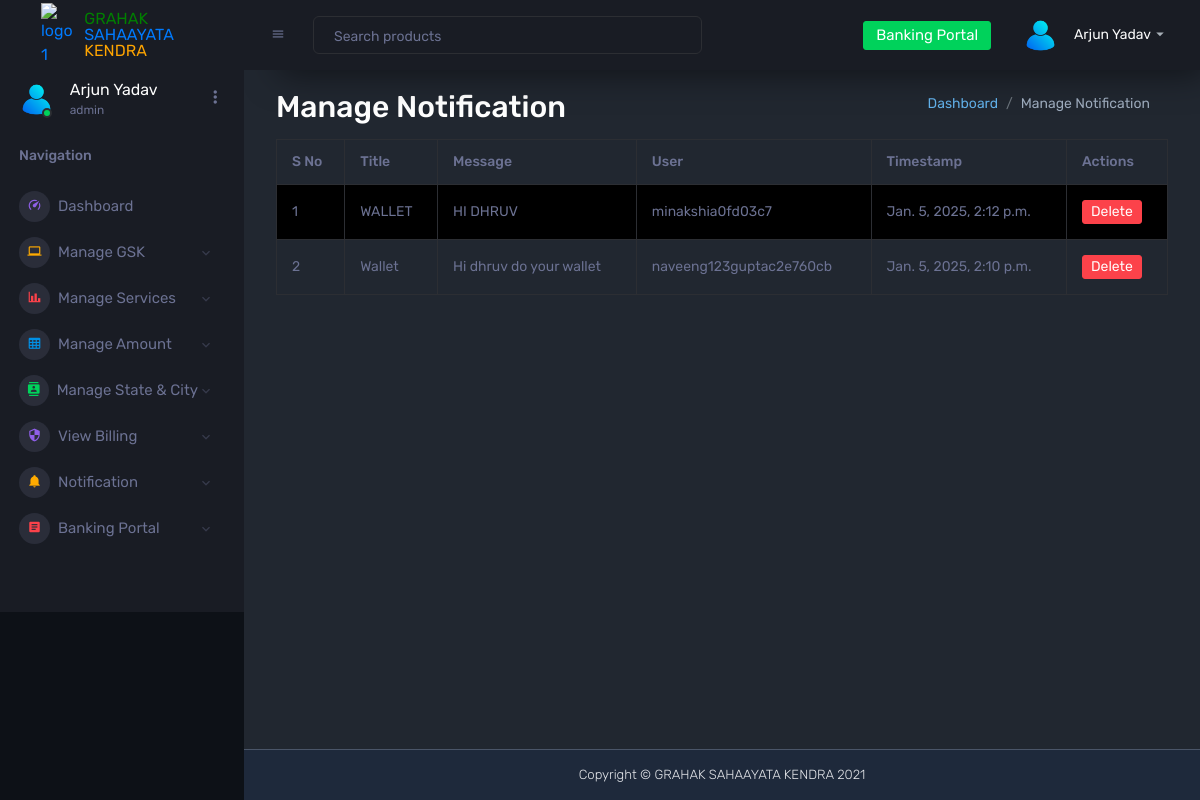
Page /dashboard/notifications/manage/ (signed in) on the earlier database version.
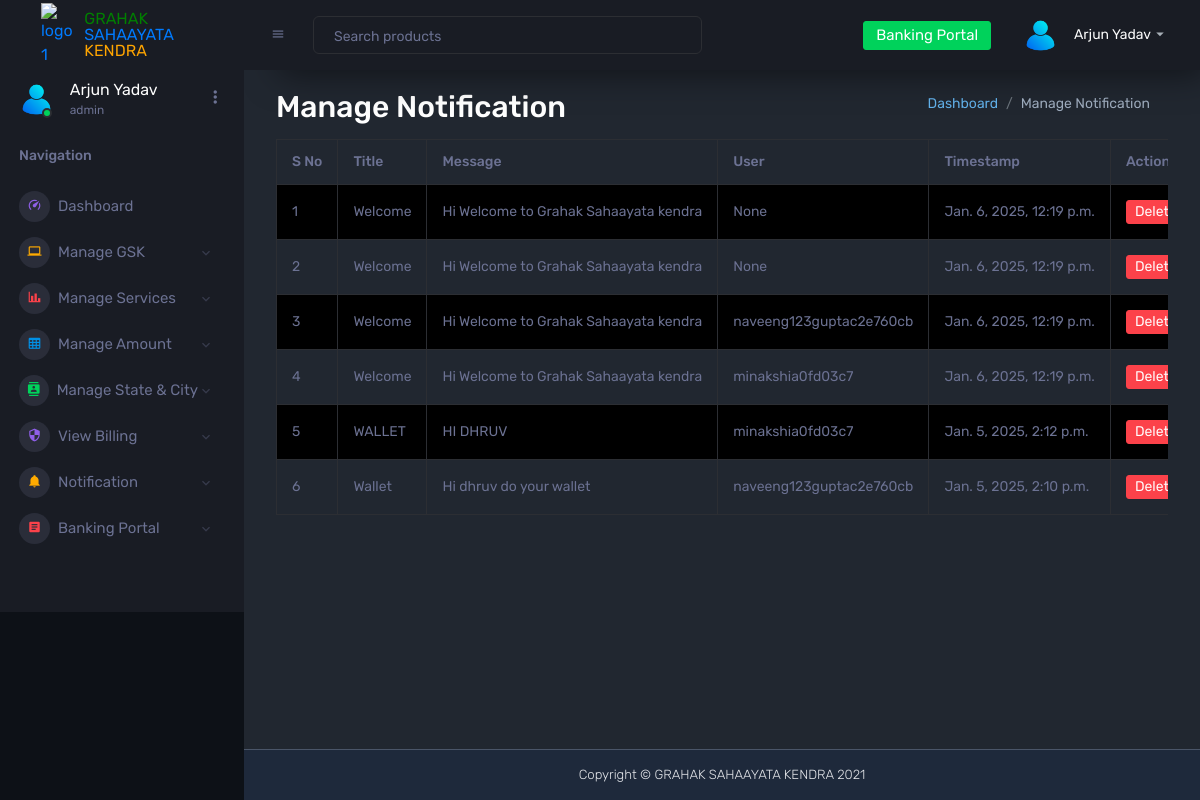
Same page on the later database version.
### dashboard/models.py (models this page shows, shortened)
class CustomUser(AbstractUser):
    email = models.EmailField(unique=True, null=False, blank=False)
    is_retailer = models.BooleanField(default=False)
    username = models.CharField(
        max_length=150, unique=True, null=True, blank=True, editable=False
    )  # Automatically generated
    branch_id = models.CharField(max_length=50, unique=True, null=True, blank=False)
    profile_photo = models.ImageField(upload_to='profile_photos/', null=True, blank=True)
    mobile_number = models.CharField(max_length=15, null=True, blank=True)
    pin = models.CharField(max_length=4, blank=True, null=True, verbose_name="Security PIN")
    plain_text_password = models.CharField(max_length=128, blank=True, null=True)  # Temporary field
    full_name = models.CharField(max_length=255, blank=False, null=False)
    address = models.TextField(null=True, blank=True)
    state = models.CharField(max_length=100, null=True, blank=True)
    city = models.CharField(max_length=100, null=True, blank=True)
    postcode = models.CharField(max_length=20, null=True, blank=True)
    dob = models.DateField(null=True, blank=True)
    start_date = models.DateField(null=True, blank=True)
    gender = models.CharField(
        max_length=10, choices=[("Male", "Male"), ("Female", "Female")], null=True, blank=True
    )
    role = models.CharField(
        max_length=50,
        choices=[
            ("admin", "Admin"),
            ("retailer", "Retailer"),
            ("distributor", "Distributor"),
            ("master_distributor", "Master Distributor"),
        ],
        null=True,
        blank=False,
    )
    referred_by = models.ForeignKey(
        "self", on_delete=models.SET_NULL, null=True, blank=True, related_name="referrals"
    )
    wallet_balance = models.DecimalField(max_digits=10, decimal_places=2, default=0.00)
    USERNAME_FIELD = "email"
    REQUIRED_FIELDS = []

class Notification(models.Model):
    title = models.CharField(max_length=255)
    message = models.TextField()
    user = models.ForeignKey(
        settings.AUTH_USER_MODEL,
        on_delete=models.CASCADE,
        related_name='notifications',
        null=True,
        blank=True  # Allow null for broadcast notifications
    )
    group = models.CharField(
        max_length=50,
        choices=[('retailer', 'Retailer'), ('distributor', 'Distributor'), ('master_distributor', 'Master Distributor')],
        null=True,
        blank=True  # Allow blank for individual notifications
    )
    timestamp = models.DateTimeField(auto_now_add=True)

### dashboard/views/admin_views.py (the view)
# urls.py: path('notifications/manage/', manage_notifications, name='manage_notifications'),
@login_required
@role_required(['admin'])  # Restrict to admins
def manage_notifications(request):
    notifications = Notification.objects.all().order_by('-timestamp')  # Fetch all notifications
    context = {
        'notifications': notifications
    }
    return render(request, 'admin_dashboard/manage_notifications.html', context)

### dashboard/utils.py (called while the page is built)
def role_required(allowed_roles):
    def decorator(view_func):
        @wraps(view_func)
        def wrapper(request, *args, **kwargs):
            if not request.user.is_authenticated:
                logger.info("User is not authenticated. Redirecting to login.")
                return redirect('login')
            if request.user.role not in allowed_roles:
                logger.warning(f"Unauthorized access attempt by user: {request.user.username}, Role: {request.user.role}")
                return redirect('not_authorized')
            logger.info(f"Access granted for user: {request.user.username}, Role: {request.user.role}")
            return view_func(request, *args, **kwargs)
        return wrapper
    return decorator

### dashboard/templates/admin_dashboard/manage_notifications.html (shortened to what this page needs)
{% extends 'base.html' %}
{% block content %}
<div class="container mt-10">
    <div class="d-flex justify-content-between align-items-center">
        <h2 class="card-titles mb-2">Manage Notification</h2>
        <nav aria-label="breadcrumb">
            <ol class="breadcrumb">
                <li class="breadcrumb-item"><a href="{% url 'admin_dashboard' %}">Dashboard</a></li>
                <li class="breadcrumb-item active" aria-current="page">Manage Notification</li>
            </ol>
        </nav>
    </div>
    <div class="table-responsive">
        <table class="table table-striped table-bordered">
            <thead>
                <tr>
                    <th>S No</th>
                    <th>Title</th>
                    <th>Message</th>
                    <th>User</th>
                    <th>Timestamp</th>
                    <th>Actions</th>
                </tr>
            </thead>
            <tbody>
                {% for notification in notifications %}
                    <tr>
                        <td>{{ forloop.counter }}</td>
                        <td>{{ notification.title }}</td>
                        <td>{{ notification.message }}</td>
                        <td>{{ notification.user.username }}</td>
                        <td>{{ notification.timestamp }}</td>
                        <td>
                            <a href="{% url 'delete_notification' notification.id %}"
                               class="btn btn-danger btn-sm"
                               onclick="return confirm('Are you sure you want to delete this notification?');">
                                Delete
                            </a>
                        </td>
                    </tr>
                {% empty %}
                    <tr>
                        <td colspan="6" class="text-center">No notifications available.</td>
                    </tr>
                {% endfor %}
            </tbody>
        </table>
    </div>
</div>
{% endblock %}

### dashboard/templates/base.html (shortened to what this page needs)
{% load static %}
<!DOCTYPE html>
<html lang="en">
  <head>
    <link rel="stylesheet" href="{% static 'assets/vendors/mdi/css/materialdesignicons.min.css' %}">
    <link rel="stylesheet" href="{% static 'assets/vendors/css/vendor.bundle.base.css' %}">
    <link rel="stylesheet" href="{% static 'assets/css/style.css' %}">
    <link rel="stylesheet" href="{% static 'assets/css/custom.css' %}">
  </head>
  <body>
    <div class="container-scroller">
      {% include 'dashboard/sidebar.html' %}
      <div class="container-fluid page-body-wrapper">
        {% include 'dashboard/header.html' %}
        <div class="main-panel">
          <div class="content-wrapper">
            {% block content %}{% endblock %}
          </div>
          {% include 'dashboard/footer.html' %}
        </div>
      </div>
    </div>
  </body>
</html>

### dashboard/templates/dashboard/sidebar.html (shortened to what this page needs)
{% load static %}
<nav class="sidebar sidebar-offcanvas" id="sidebar">
    <div class="sidebar-brand-wrapper d-none d-lg-flex align-items-center justify-content-center fixed-top">
      <a href="#" class="logo d-flex align-items-center">
        <img src="{% static 'assets/images/Sahaayata-pay-logo.png'%}" alt="logo-1" width="20%">
        <span class="d-none d-lg-block"><span style="color:green;">GRAHAK</span> <br/>SAHAAYATA <br/><span style="color:orange;">KENDRA</span></span>
      </a>
    </div>
    {% if user.role == 'admin' %}
    <ul class="nav">
      <li class="nav-item profile">
        <div class="profile-desc">
          <div class="profile-pic">
            <div class="count-indicator">
              <img class="img-xs rounded-circle " src="{% static 'assets/images/faces/9815472.png'%}" alt=" IMAGE-6">
              <span class="count bg-success"></span>
            </div>
            <div class="profile-name">
              <h5 class="mb-0 font-weight-normal">{{ user.full_name }}</h5>
              <span>{{ user.role|default:"User" }}</span>
            </div>
          </div>
          <a href="#" id="profile-dropdown" data-toggle="dropdown"><i class="mdi mdi-dots-vertical"></i>
        </div>
      </li>
      <li class="nav-item nav-category">
        <span class="nav-link">Navigation</span>
      </li>
      <li class="nav-item menu-items">
        <a class="nav-link" href="{% url 'admin_dashboard' %}">
          <span class="menu-icon">
            <i class="mdi mdi-speedometer"></i>
          </span>
          <span class="menu-title">Dashboard</span>
        </a>
      </li>
      <li class="nav-item menu-items">
        <a class="nav-link" data-toggle="collapse" href="#ui-basic" aria-expanded="false" aria-controls="ui-basic">
          <span class="menu-icon">
            <i class="mdi mdi-laptop"></i>
          </span>
          <span class="menu-title">Manage GSK</span>
          <i class="menu-arrow"></i>
        </a>
      </li>
      <li class="nav-item menu-items">
        <a class="nav-link" data-toggle="collapse" href="#ui-servi" aria-expanded="false" aria-controls="ui-servi">
          <span class="menu-icon">
            <i class="mdi mdi-chart-bar"></i>
          </span>
          <span class="menu-title">Manage Services</span>
          <i class="menu-arrow"></i>
        </a>
      </li>
      <li class="nav-item menu-items">
        <a class="nav-link" data-toggle="collapse" href="#ui-amoun" aria-expanded="false" aria-controls="ui-amoun">
          <span class="menu-icon">
            <i class="mdi mdi-table-large"></i>
          </span>
          <span class="menu-title">Manage Amount</span>
          <i class="menu-arrow"></i>
        </a>
      </li>
      <li class="nav-item menu-items">
        <a class="nav-link" data-toggle="collapse" href="#ui-city" aria-expanded="false" aria-controls="ui-city">
          <span class="menu-icon">
            <i class="mdi mdi-contacts"></i>
          </span>
          <span class="menu-title">Manage State & City</span>
          <i class="menu-arrow"></i>
        </a>
      </li>
      <li class="nav-item menu-items">
        <a class="nav-link" data-toggle="collapse" href="#auth" aria-expanded="false" aria-controls="auth">
          <span class="menu-icon">
            <i class="mdi mdi-security"></i>
          </span>
          <span class="menu-title">View Billing</span>
          <i class="menu-arrow"></i>
        </a>
      </li>
      <li class="nav-item menu-items">
        <a class="nav-link" href="#noti"  data-toggle="collapse" aria-expanded="false" aria-controls="noti">
          <span class="menu-icon">
            <i class="mdi mdi-bell"></i>
          </span>
          <span class="menu-title">Notification</span>
          <i class="menu-arrow"></i>
        </a>
      </li>
      <li class="nav-item menu-items">
        <a class="nav-link" data-toggle="collapse" href="#ui-kit" aria-expanded="false" aria-controls="ui-kit">
          <span class="menu-icon">
            <i class="mdi mdi-file-document-box"></i>
          </span>
          <span class="menu-title">Banking Portal</span>
          <i class="menu-arrow"></i>
        </a>
  {% endif %}
</ul>
</nav>

### dashboard/templates/dashboard/header.html (shortened to what this page needs)
{% load static %}
<nav class="navbar p-0 fixed-top d-flex flex-row">
  <div class="navbar-menu-wrapper flex-grow d-flex align-items-stretch">
    <button class="navbar-toggler navbar-toggler align-self-center" type="button" data-toggle="minimize">
      <span class="mdi mdi-menu"></span>
    </button>
    <ul class="navbar-nav w-100">
      <li class="nav-item w-100">
        <form class="nav-link mt-2 mt-md-0 d-none d-lg-flex search">
          <input type="text" class="form-control" placeholder="Search products">
        </form>
      </li>
    </ul>
    <ul class="navbar-nav navbar-nav-right">
      <li class="nav-item dropdown d-none d-lg-block">
        <a class="nav-link btn btn-success create-new-button"  href="{% url 'banking_portal_request' %}">Banking Portal</a>
      </li>
      <li class="nav-item dropdown">
        <a class="nav-link" id="profileDropdown" href="#" data-toggle="dropdown">
          <div class="navbar-profile">
            <img class="img-xs rounded-circle" src="{% static 'assets/images/faces/9815472.png'%}" alt="">
            <p class="mb-0 d-none d-sm-block navbar-profile-name">{{ user.full_name }}</p>
            <i class="mdi mdi-menu-down d-none d-sm-block"></i>
          </div>
        </a>
      </li>
    </ul>
  </div>
</nav>

### dashboard/templates/dashboard/footer.html
{% load static %}
<footer class="footer" style="background-color: #1e293b; color: #e5e7eb; text-align: center; padding: 15px; border-top: 1px solid #4a5568; flex-shrink: 0;">
  <span>Copyright © GRAHAK SAHAAYATA KENDRA 2021</span>
</footer>

### dashboard/static/assets/css/custom.css (style rules this page uses)
.main-panel { display: flex; flex-direction: column; min-height: 100vh; }
.content-wrapper { flex: 1; padding: 20px; background-color: #212730; }
.footer { background-color: #1e293b; color: #e5e7eb; text-align: center; padding: 15px; border-top: 1px solid #4a5568; flex-shrink: 0; }

### dashboard/templates/dashboard/sidebar.html (style rules this page uses)
a.logo.d-flex.align-items-center { text-decoration: none; }

### dashboard/templates/admin_dashboard/manage_notifications.html (style rules this page uses)
.breadcrumb-item a { color: #63b3ed; text-decoration: none; }
.breadcrumb-item.active { color: #a0aec0; }
.table { font-size: 14px; text-align: left; }
.table th, .table td { vertical-align: middle; }

Differences in the rows shown:
added Notification: title "Welcome", message "Hi Welcome to Grahak Sahaayata kendra", user.username "None", timestamp "Jan. 6, 2025, 12:19 p.m."
added Notification: title "Welcome", message "Hi Welcome to Grahak Sahaayata kendra", user.username "None", timestamp "Jan. 6, 2025, 12:19 p.m."
added Notification: title "Welcome", message "Hi Welcome to Grahak Sahaayata kendra", user.username "naveeng123guptac2e760cb", timestamp "Jan. 6, 2025, 12:19 p.m."
added Notification: title "Welcome", message "Hi Welcome to Grahak Sahaayata kendra", user.username "minakshia0fd03c7", timestamp "Jan. 6, 2025, 12:19 p.m."
